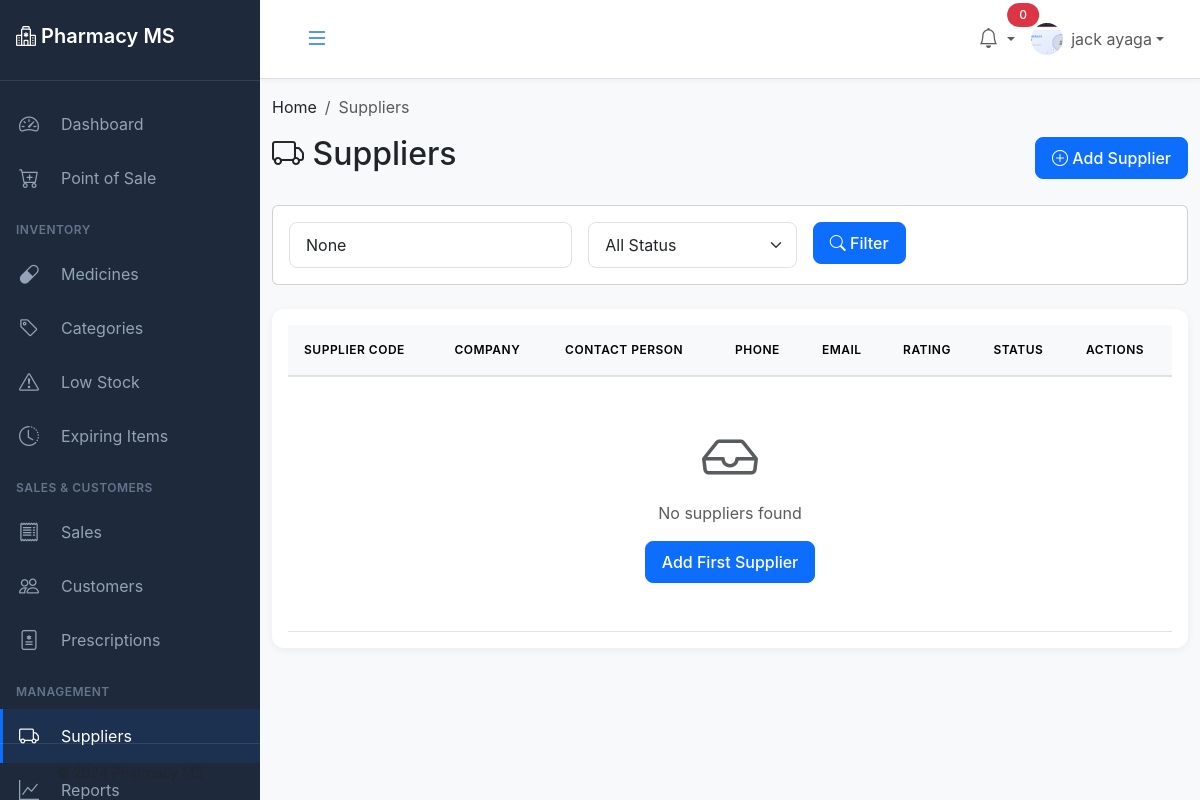
Page /suppliers/ (signed in) on the committed database.
### accounts/models.py (models this page shows, shortened)
class User(AbstractUser):
    ROLE_CHOICES = (
        ('admin', 'Administrator'),
        ('pharmacist', 'Pharmacist'),
        ('cashier', 'Cashier'),
        ('manager', 'Manager'),
    )
    role = models.CharField(max_length=20, choices=ROLE_CHOICES, default='cashier')
    phone = models.CharField(max_length=15, blank=True)
    address = models.TextField(blank=True)
    profile_picture = models.ImageField(upload_to='profiles/', blank=True, null=True)
    employee_id = models.CharField(max_length=20, unique=True, blank=True, null=True)
    date_of_birth = models.DateField(null=True, blank=True)
    hire_date = models.DateField(null=True, blank=True)
    salary = models.DecimalField(max_digits=10, decimal_places=2, null=True, blank=True)
    is_active_employee = models.BooleanField(default=True)
    created_at = models.DateTimeField(auto_now_add=True)
    updated_at = models.DateTimeField(auto_now=True)
    class Meta:
        db_table = 'users'
        verbose_name = 'User'
        verbose_name_plural = 'Users'
        ordering = ['-date_joined']
    def get_full_name(self):
        return f"{self.first_name} {self.last_name}".strip() or self.username

### suppliers/views.py (the view)
# urls.py: path('', views.supplier_list, name='supplier_list'),
@login_required
def supplier_list(request):
    suppliers = Supplier.objects.all()
    search = request.GET.get('search')
    if search:
        suppliers = suppliers.filter(
            Q(company_name__icontains=search) |
            Q(supplier_code__icontains=search) |
            Q(contact_person__icontains=search)
        )
    status = request.GET.get('status')
    if status:
        suppliers = suppliers.filter(is_active=status == 'active')
    paginator = Paginator(suppliers, 20)
    page_number = request.GET.get('page')
    suppliers_page = paginator.get_page(page_number)
    context = {
        'suppliers': suppliers_page,
        'search': search,
        'status': status,
    }
    return render(request, 'suppliers/supplier_list.html', context)

### templates/suppliers/supplier_list.html (shortened to what this page needs)
{% extends 'base.html' %}
{% load static %}
{% block breadcrumb %}
<li class="breadcrumb-item active">Suppliers</li>
{% endblock %}
{% block content %}
<div class="d-flex justify-content-between align-items-center mb-4">
    <h2><i class="bi bi-truck"></i> Suppliers</h2>
    <a href="{% url 'suppliers:supplier_create' %}" class="btn btn-primary">
        <i class="bi bi-plus-circle"></i> Add Supplier
    </a>
</div>
<div class="card mb-4">
    <div class="card-body">
        <form method="get" class="row g-3">
            <div class="col-md-4">
                <input type="text" name="search" class="form-control"
                       placeholder="Search by company, contact person..."
                       value="{{ search }}">
            </div>
            <div class="col-md-3">
                <select name="status" class="form-select">
                    <option value="">All Status</option>
                </select>
            </div>
            <div class="col-md-2">
                <button type="submit" class="btn btn-primary">
                    <i class="bi bi-search"></i> Filter
                </button>
            </div>
        </form>
    </div>
</div>
<div class="card table-card">
    <div class="card-body">
        <div class="table-responsive">
            <table class="table table-hover align-middle">
                <thead>
                    <tr>
                        <th>Supplier Code</th>
                        <th>Company</th>
                        <th>Contact Person</th>
                        <th>Phone</th>
                        <th>Email</th>
                        <th>Rating</th>
                        <th>Status</th>
                        <th>Actions</th>
                    </tr>
                </thead>
                <tbody>
                    {% for supplier in suppliers %}
                    <tr>
                        <td><code>{{ supplier.supplier_code }}</code></td>
                        <td>
                            <a href="{% url 'suppliers:supplier_detail' supplier.pk %}">
                                <strong>{{ supplier.company_name }}</strong>
                            </a>
                        </td>
                        <td>{{ supplier.contact_person }}</td>
                        <td>
                            <i class="bi bi-telephone"></i> {{ supplier.phone }}
                            {% if supplier.alternate_phone %}
                            <br><small class="text-muted">{{ supplier.alternate_phone }}</small>
                            {% endif %}
                        </td>
                        <td>{{ supplier.email }}</td>
                        <td>
                            {% for i in "12345" %}
                                {% if forloop.counter <= supplier.rating %}
                                <i class="bi bi-star-fill text-warning"></i>
                                {% else %}
                                <i class="bi bi-star text-muted"></i>
                                {% endif %}
                            {% endfor %}
                        </td>
                        <td>
                            {% if supplier.is_active %}
                            <span class="badge bg-success">Active</span>
                            {% else %}
                            <span class="badge bg-secondary">Inactive</span>
                            {% endif %}
                        </td>
                        <td>
                            <div class="btn-group btn-group-sm">
                                <a href="{% url 'suppliers:supplier_detail' supplier.pk %}"
                                   class="btn btn-outline-primary" title="View">
                                    <i class="bi bi-eye"></i>
                                </a>
                                <a href="{% url 'suppliers:supplier_edit' supplier.pk %}"
                                   class="btn btn-outline-warning" title="Edit">
                                    <i class="bi bi-pencil"></i>
                                </a>
                            </div>
                        </td>
                    </tr>
                    {% empty %}
                    <tr>
                        <td colspan="8" class="text-center text-muted py-5">
                            <i class="bi bi-inbox display-4"></i>
                            <p class="mt-2">No suppliers found</p>
                            <a href="{% url 'suppliers:supplier_create' %}" class="btn btn-primary">
                                Add First Supplier
                            </a>
                        </td>
                    </tr>
                    {% endfor %}
                </tbody>
            </table>
        </div>
    </div>
</div>
{% endblock %}

### templates/base.html (shortened to what this page needs)
<!DOCTYPE html>
<html lang="en">
<head>
    <link href="https://cdn.jsdelivr.net/npm/bootstrap@5.3.2/dist/css/bootstrap.min.css" rel="stylesheet">
    <link rel="stylesheet" href="https://cdn.jsdelivr.net/npm/bootstrap-icons@1.11.2/font/bootstrap-icons.css">
    <link rel="stylesheet" href="https://cdn.datatables.net/1.13.7/css/dataTables.bootstrap5.min.css">
    <link href="https://cdn.jsdelivr.net/npm/select2@4.1.0-rc.0/dist/css/select2.min.css" rel="stylesheet" />
    <link href="https://cdn.jsdelivr.net/npm/select2-bootstrap-5-theme@1.3.0/dist/select2-bootstrap-5-theme.min.css" rel="stylesheet" />
    {% load static %}
    <link rel="stylesheet" href="{% static 'css/style.css' %}">
</head>
<body>
    {% if user.is_authenticated %}
    <div class="sidebar" id="sidebar">
        <div class="sidebar-header">
            <h4><i class="bi bi-hospital"></i> Pharmacy MS</h4>
        </div>
        <ul class="sidebar-menu">
            <li>
                <a href="{% url 'accounts:dashboard' %}" class="{% if request.resolver_match.url_name == 'dashboard' %}active{% endif %}">
                    <i class="bi bi-speedometer2"></i>
                    <span>Dashboard</span>
                </a>
            </li>
            <li>
                <a href="{% url 'sales:pos' %}" class="{% if 'pos' in request.path %}active{% endif %}">
                    <i class="bi bi-cart-plus"></i>
                    <span>Point of Sale</span>
                </a>
            </li>
            <li class="menu-section">
                <span>INVENTORY</span>
            </li>
            <li>
                <a href="{% url 'inventory:medicine_list' %}" class="{% if 'inventory/medicines' in request.path %}active{% endif %}">
                    <i class="bi bi-capsule"></i>
                    <span>Medicines</span>
                </a>
            </li>
            <li>
                <a href="{% url 'inventory:categories' %}" class="{% if 'categories' in request.path %}active{% endif %}">
                    <i class="bi bi-tag"></i>
                    <span>Categories</span>
                </a>
            </li>
            <li>
                <a href="{% url 'inventory:low_stock' %}" class="{% if 'low-stock' in request.path %}active{% endif %}">
                    <i class="bi bi-exclamation-triangle"></i>
                    <span>Low Stock</span>
                </a>
            </li>
            <li>
                <a href="{% url 'inventory:expiring' %}" class="{% if 'expiring' in request.path %}active{% endif %}">
                    <i class="bi bi-clock-history"></i>
                    <span>Expiring Items</span>
                </a>
            </li>
            <li class="menu-section">
                <span>SALES & CUSTOMERS</span>
            </li>
            <li>
                <a href="{% url 'sales:sales_list' %}" class="{% if 'sales/sales' in request.path %}active{% endif %}">
                    <i class="bi bi-receipt"></i>
                    <span>Sales</span>
                </a>
            </li>
            <li>
                <a href="{% url 'customers:customer_list' %}" class="{% if 'customers' in request.path %}active{% endif %}">
                    <i class="bi bi-people"></i>
                    <span>Customers</span>
                </a>
            </li>
            <li>
                <a href="{% url 'prescriptions:prescription_list' %}" class="{% if 'prescriptions' in request.path %}active{% endif %}">
                    <i class="bi bi-file-medical"></i>
                    <span>Prescriptions</span>
                </a>
            </li>
            <li class="menu-section">
                <span>MANAGEMENT</span>
            </li>
            <li>
                <a href="{% url 'suppliers:supplier_list' %}" class="{% if 'suppliers' in request.path %}active{% endif %}">
                    <i class="bi bi-truck"></i>
                    <span>Suppliers</span>
                </a>
            </li>
            <li>
                <a href="{% url 'reports:dashboard' %}" class="{% if 'reports' in request.path %}active{% endif %}">
                    <i class="bi bi-graph-up"></i>
                    <span>Reports</span>
                </a>
            </li>
        </ul>
        <div class="sidebar-footer">
            <small class="text-muted">© 2024 Pharmacy MS</small>
        </div>
    </div>
    <div class="main-content" id="main-content">
        <nav class="navbar navbar-expand-lg navbar-light bg-white border-bottom">
            <div class="container-fluid">
                <button class="btn btn-link" id="sidebarToggle">
                    <i class="bi bi-list fs-4"></i>
                </button>
                <div class="navbar-nav ms-auto">
                    <div class="nav-item dropdown">
                        <a class="nav-link dropdown-toggle position-relative" href="#" id="notificationDropdown" role="button" data-bs-toggle="dropdown">
                            <i class="bi bi-bell fs-5"></i>
                            <span class="position-absolute top-0 start-100 translate-middle badge rounded-pill bg-danger">
                                {{ unread_notifications.count|default:0 }}
                            </span>
                        </a>
                    </div>
                    <div class="nav-item dropdown">
                        <a class="nav-link dropdown-toggle d-flex align-items-center" href="#" id="userDropdown" role="button" data-bs-toggle="dropdown">
                            {% if user.profile_picture %}
                                <img src="{{ user.profile_picture.url }}" alt="Profile" class="rounded-circle me-2" style="width: 32px; height: 32px; object-fit: cover;">
                            {% else %}
                                <i class="bi bi-person-circle fs-4 me-2"></i>
                            {% endif %}
                            <span>{{ user.get_full_name|default:user.username }}</span>
                        </a>
                    </div>
                </div>
            </div>
        </nav>
        <div class="container-fluid mt-3">
            <nav aria-label="breadcrumb">
                <ol class="breadcrumb">
                    <li class="breadcrumb-item"><a href="{% url 'accounts:dashboard' %}">Home</a></li>
                    {% block breadcrumb %}{% endblock %}
                </ol>
            </nav>
        </div>
        <div class="container-fluid mt-3 mb-5">
            {% block content %}{% endblock %}
        </div>
    </div>
    {% else %}
    {% block unauthenticated_content %}{% endblock %}
    {% endif %}
</body>
</html>

### static/css/style.css (style rules this page uses)
:root { --primary-color: #0d6efd; --secondary-color: #6c757d; --success-color: #198754; --danger-color: #dc3545; --warning-color: #ffc107; --info-color: #0dcaf0; --sidebar-width: 260px; --sidebar-bg: #1e293b; --sidebar-text: #94a3b8; --sidebar-active: #0d6efd; }
* { margin: 0; padding: 0; box-sizing: border-box; }
body { font-family: 'Inter', -apple-system, BlinkMacSystemFont, 'Segoe UI', Roboto, sans-serif; background-color: #f8f9fa; overflow-x: hidden; }
a { text-decoration: none; color: inherit; }
.sidebar { position: fixed; top: 0; left: 0; height: 100vh; width: var(--sidebar-width); background: var(--sidebar-bg); color: var(--sidebar-text); z-index: 1000; overflow-y: auto; transition: all 0.3s ease; }
.sidebar-header { padding: 1.5rem 1rem; border-bottom: 1px solid rgba(255, 255, 255, 0.1); }
.sidebar-header h4 { color: white; font-size: 1.25rem; font-weight: 600; white-space: nowrap; }
.sidebar-menu { list-style: none; padding: 1rem 0; margin: 0; }
.sidebar-menu li { margin: 0; }
.sidebar-menu .menu-section { padding: 1rem 1rem 0.5rem; font-size: 0.75rem; font-weight: 600; color: #64748b; text-transform: uppercase; letter-spacing: 0.5px; }
.sidebar-menu a { display: flex; align-items: center; padding: 0.75rem 1rem; color: var(--sidebar-text); transition: all 0.2s ease; border-left: 3px solid transparent; }
.sidebar-menu a.active { background: rgba(13, 110, 253, 0.1); color: white; border-left-color: var(--sidebar-active); }
.sidebar-menu a i { font-size: 1.25rem; min-width: 30px; }
.sidebar-menu a span { margin-left: 0.75rem; white-space: nowrap; }
.sidebar-footer { position: absolute; bottom: 0; width: 100%; padding: 1rem; border-top: 1px solid rgba(255, 255, 255, 0.1); text-align: center; }
.main-content { margin-left: var(--sidebar-width); min-height: 100vh; transition: margin-left 0.3s ease; }
.navbar { box-shadow: 0 2px 4px rgba(0,0,0,0.04); padding: 0.75rem 1rem; }
.table-card { border-radius: 12px; border: none; box-shadow: 0 2px 8px rgba(0,0,0,0.06); }
.table { margin-bottom: 0; }
.table thead th { background: #f8f9fa; border-bottom: 2px solid #dee2e6; font-weight: 600; text-transform: uppercase; font-size: 0.75rem; letter-spacing: 0.5px; padding: 1rem; }
.table tbody tr { transition: background-color 0.2s ease; }
.table tbody td { padding: 1rem; vertical-align: middle; }
.btn { border-radius: 8px; padding: 0.5rem 1rem; font-weight: 500; transition: all 0.2s ease; }
.btn-primary { background: var(--primary-color); border-color: var(--primary-color); }
.badge { padding: 0.375rem 0.75rem; font-weight: 500; border-radius: 6px; }
.form-control, .form-select { border-radius: 8px; border: 1px solid #dee2e6; padding: 0.625rem 1rem; transition: all 0.2s ease; }

### rows in the picture
User: profile_picture (picture), get_full_name "jack ayaga"

### other values in the picture
{{ unread_notifications.count|default:0 }} "0"
